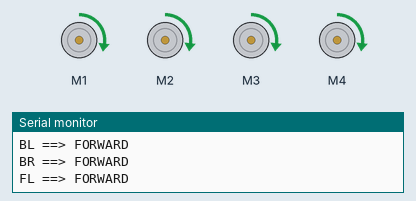
Recording of a program running on a simulated Arduino Uno, built with avr-gcc and run on an emulated ATmega328P. On the bench: 4 × DC motor (green arrow = forward, orange = backward, longer = faster), the last lines printed to the serial monitor.

Above: at 0.11 s.
At 4.14 s:
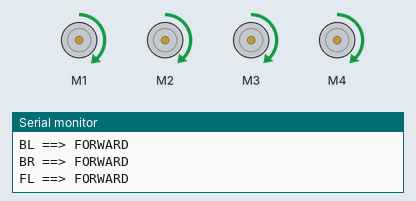
At 7.17 s:
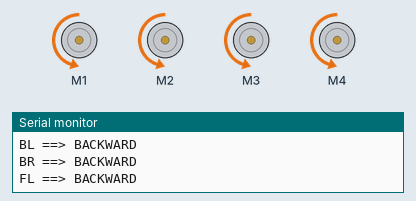
At 14.25 s:
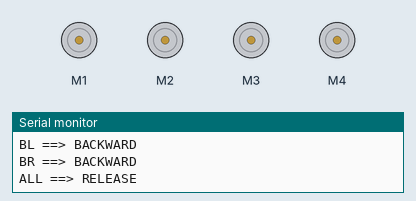
At 21.7 s:
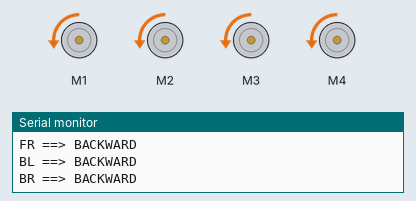
At 38.23 s:
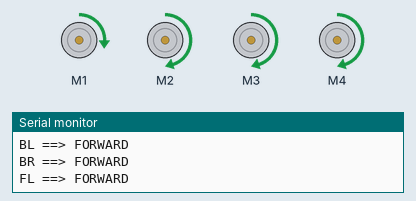
Timing chart, 0 to 40.0 s (numbered marks = the images above):
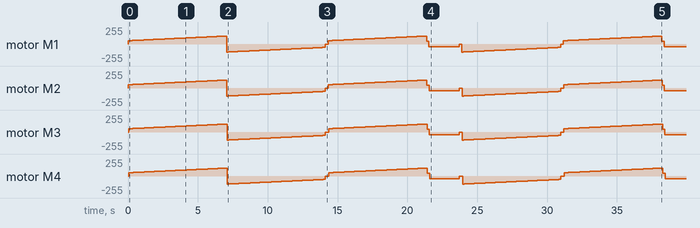

The program:

main.cpp
```cpp
#include <Arduino.h>
#include <AFMotor.h>

#define MAX_MOTOR_SPEED 120
#define MIN_MOTOR_SPEED 50
#define MOTOR_DELAY 20
#define RELEASE_DELAY 200
#define TURN_DELAY 2000

AF_DCMotor motors[4] = {
    AF_DCMotor(1),
    AF_DCMotor(2),
    AF_DCMotor(3),
    AF_DCMotor(4)};

unsigned long prev_direction_change_time = 0;

void init_motors();
void directional_control();
void release_motors();
void turn_vehicle(bool turn_left = true);
void set_motor_speed(uint8_t speed, uint8_t direction);
void log_motor_movement(const char *wheel, uint8_t direction);

void setup()
{
  Serial.begin(9600);
  init_motors();
}

void loop()
{
  directional_control();
}

void init_motors()
{
  for (uint8_t i = 0; i < 4; i++)
  {
    motors[i].setSpeed(MIN_MOTOR_SPEED);
    motors[i].run(RELEASE);
  }
}

void directional_control()
{
  unsigned long current_time = millis();

  for (uint8_t i = MIN_MOTOR_SPEED; i < MAX_MOTOR_SPEED; i++)
  {
    set_motor_speed(i, FORWARD);
    delay(MOTOR_DELAY);
  }

  if (current_time - prev_direction_change_time > TURN_DELAY)
  {
    turn_vehicle();
    prev_direction_change_time = current_time;
  }

  for (uint8_t i = MAX_MOTOR_SPEED; i > MIN_MOTOR_SPEED; i--)
  {
    set_motor_speed(i, BACKWARD);
    delay(MOTOR_DELAY);
  }

  release_motors();
}

void turn_vehicle(bool turn_left)
{
  uint8_t turn_speed = map(MAX_MOTOR_SPEED, 0, 255, 40, 50);

  if (turn_left)
  {
    for (uint8_t i = 0; i < 2; i++)
    {
      set_motor_speed(turn_speed, FORWARD);
    }

    for (uint8_t i = 2; i < 4; i++)
    {
      set_motor_speed(turn_speed, BACKWARD);
    }
  }
  else
  {
    for (uint8_t i = 0; i < 2; i++)
    {
      set_motor_speed(turn_speed, BACKWARD);
    }

    for (uint8_t i = 2; i < 4; i++)
    {
      set_motor_speed(turn_speed, FORWARD);
    }
  }

  delay(TURN_DELAY);
  release_motors();
}

void release_motors()
{
  for (uint8_t i = 0; i < 4; i++)
  {
    motors[i].run(RELEASE);
  }

  log_motor_movement("ALL", RELEASE);
  delay(RELEASE_DELAY);
}

void set_motor_speed(uint8_t speed, uint8_t direction)
{
  for (uint8_t i = 0; i < 4; i++)
  {
    motors[i].setSpeed(speed);
    motors[i].run(direction);
    log_motor_movement((i == 0) ? "FL" : (i == 1) ? "FR"
                                     : (i == 2)   ? "BL"
                                                  : "BR",
                       direction);
    delay(MOTOR_DELAY);
  }
}

void log_motor_movement(const char *wheel, uint8_t direction)
{
  Serial.print(wheel);
  Serial.print(" ==> ");
  Serial.println(direction == FORWARD ? "FORWARD" : direction == BACKWARD ? "BACKWARD"
                                                                          : "RELEASE");
}
```

Measured:
- by itself, motor M1: stopped → forward 50/255 at 0.00 s, → forward 51/255 0.10 s later, → forward 52/255 0.10 s later, → forward 53/255 0.10 s later, … (357 changes in this stretch)
- by itself, motor M2: stopped → forward 50/255 at 0.02 s, → forward 51/255 0.10 s later, → forward 52/255 0.10 s later, → forward 53/255 0.10 s later, … (357 changes in this stretch)
